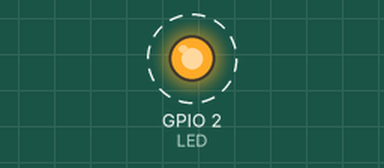
The sketch below on a simulated ESP32. Parts: output pins drawn as LEDs (lit = HIGH). Dashed ring = blinking. What the sketch prints to the serial monitor is not drawn.

Above: at 0.5 s.
Timing chart, 0 to 4.6 s (numbered marks = the images above):
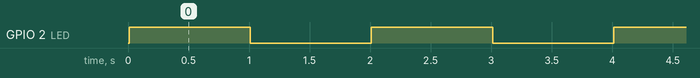

The sketch:

01_blink_led.ino
```cpp
/*
 * SESIÓN 3 - IF0112: IoT UNAULA 2026-I
 * Programa: Blink LED - Primer programa ESP32
 * Objetivo: Verificar instalación y hacer parpadear el LED integrado
 *
 * Conexiones:
 * - No requiere conexiones externas (usa LED integrado en GPIO 2)
 */

// Definición del pin del LED integrado
const int LED = 2;

void setup() {
  // Inicializar comunicación serial para ver mensajes
  Serial.begin(115200);

  // Configurar el pin del LED como salida
  pinMode(LED, OUTPUT);

  // Mensaje de bienvenida
  Serial.println("================================");
  Serial.println("  UNAULA - IF0112 - IoT 2026-I");
  Serial.println("  Sesión 3: Primer programa");
  Serial.println("================================");
  Serial.println("");
  Serial.println("El LED deberia parpadear cada segundo");
  Serial.println("");
}

void loop() {
  // Encender LED
  digitalWrite(LED, HIGH);
  Serial.println("LED: ENCENDIDO ✓");

  // Esperar 1 segundo
  delay(1000);

  // Apagar LED
  digitalWrite(LED, LOW);
  Serial.println("LED: APAGADO ✗");

  // Esperar 1 segundo
  delay(1000);
}
```

Measured:
- by itself, GPIO 2 (LED): alternates HIGH for 1.0 s and LOW for 1.0 s
